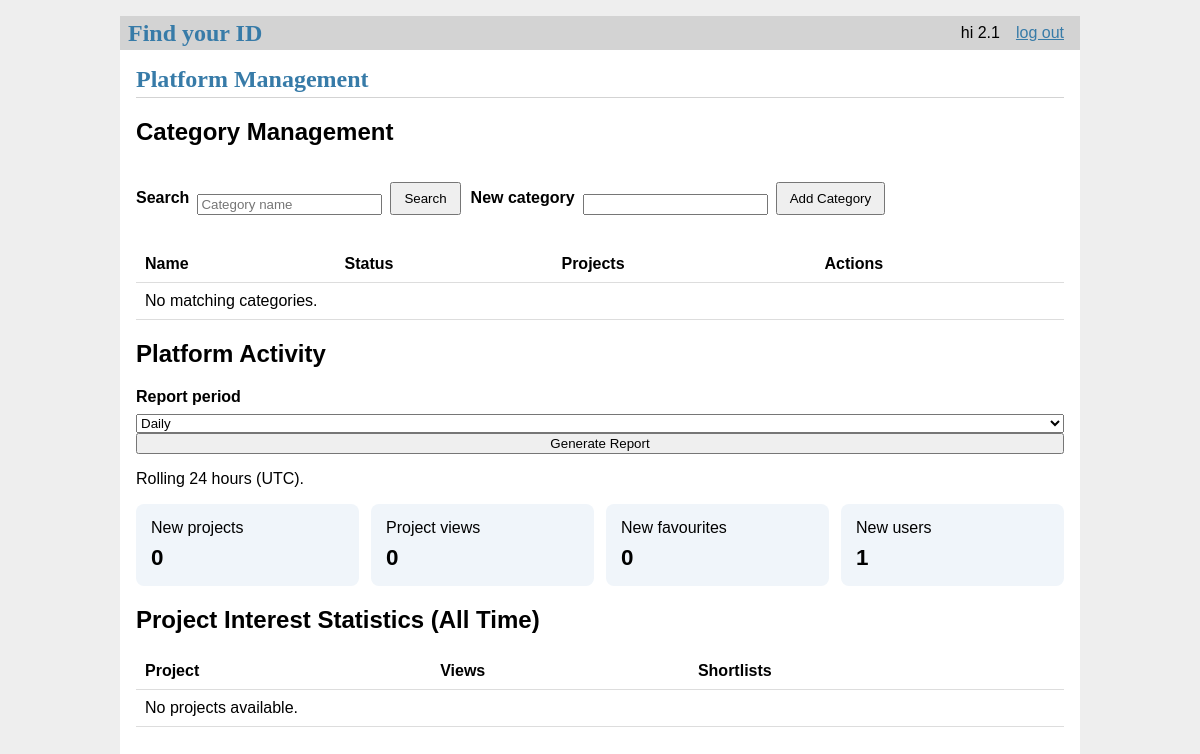
The app's page /platform/ (signed in), older data.
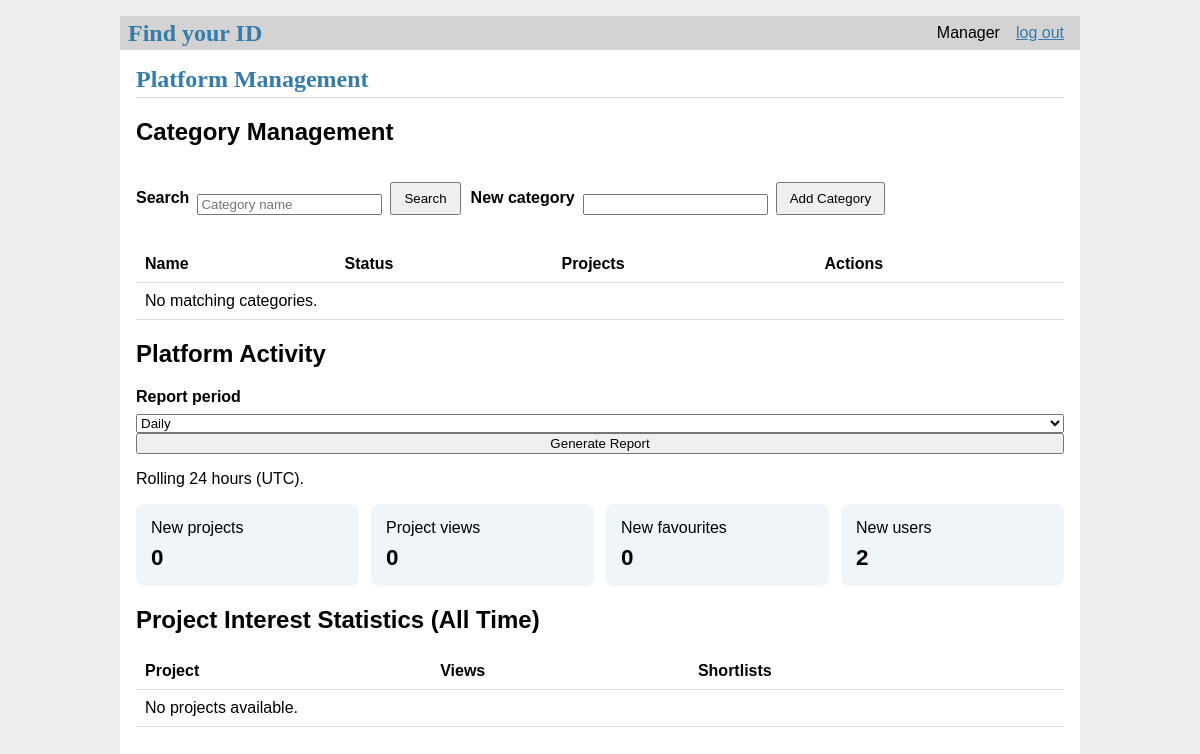
The same page, newer data.
### tables this page shows
CREATE TABLE user(
    id integer primary key autoincrement,
    name text not null,
    password text not null,
    email text unique not null,
    phone text not null,                       -- text keeps leading zeros / +65
    Usertype text not null
        check (Usertype in ('designer', 'customer', 'manager')),
    created timestamp not null default current_timestamp
);

### idfinder/boundaries/platform.py (the view)
    @bp.route('/')
    @login_required
    @platform_required
    def dashboard():
        period = request.args.get('period', 'daily')
        if period not in ('daily', 'weekly', 'monthly'):
            abort(400)
        ctrl = platform_boundary.controller()
        return render_template('platform/dashboard.html', categories=ctrl.categories(request.args.get('q', '')),
                            q=request.args.get('q', ''), period=period,
                            summary=ctrl.report(period), interest=ctrl.interest())

### idfinder/boundaries/auth.py (called while the page is built)
    @bp.before_app_request
    def load_logged_in_user():
        user_id = session.get('user_id')
        if user_id is None:
            g.user = None
        else:
            g.user = auth_control.get_user(user_id)  # g.user lasts for the length of the request

### idfinder/boundaries/platform.py (called while the page is built)
    def login_required(view):
        @functools.wraps(view)
        def wrapped_view(**kwargs):
            if g.user is None:
                return redirect(url_for('auth.login'))
            return view(**kwargs)
        return wrapped_view

    def platform_required(view):
        @functools.wraps(view)
        def wrapper(**kwargs):
            if g.user['Usertype'] != 'manager':
                abort(403)
            return view(**kwargs)
        return wrapper

    def controller():
        return PlatformController()

### idfinder/controller/auth_controller.py (called while the page is built)
    @staticmethod
    def get_user(user_id):
        return Users.get_info(user_id)

### idfinder/controller/platform_controller.py (called while the page is built)
    def categories(self, search=''):
        return Category.find_all((search or '').strip())

    def report(self, period):
        if period not in ('daily', 'weekly', 'monthly'):
            raise ValidationError('Invalid report period.')
        return PlatformReport.overview(period)

### idfinder/templates/platform/dashboard.html
{% extends 'base.html' %}
{% block header %}<h1>{% block title %}Platform Management{% endblock %}</h1>{% endblock %}
{% block content %}
<h2>Category Management</h2>
<div class="manager-tools">
  <form method="get" action="{{ url_for('platform.dashboard') }}">
    <label for="q">Search</label><input id="q" name="q" value="{{ q }}" placeholder="Category name">
    <button type="submit">Search</button>
  </form>
  <form method="post" action="{{ url_for('platform.add_category') }}">
    <label for="category-name">New category</label>
    <input id="category-name" name="name" maxlength="80" required>
    <button type="submit">Add Category</button>
  </form>
</div>
<table class="manager-table">
  <thead><tr><th>Name</th><th>Status</th><th>Projects</th><th>Actions</th></tr></thead>
  <tbody>
  {% for category in categories %}
    <tr><td>
      <form id="edit-{{ category['id'] }}" method="post" action="{{ url_for('platform.edit_category', category_id=category['id']) }}">
        <input aria-label="Category name" name="name" maxlength="80" value="{{ category['name'] }}" required>
      </form>
    </td><td>
      <select aria-label="Category status" name="active" form="edit-{{ category['id'] }}">
        <option value="1" {% if category['active'] %}selected{% endif %}>Active</option>
        <option value="0" {% if not category['active'] %}selected{% endif %}>Inactive</option>
      </select>
    </td><td>{{ category['project_count'] }}</td><td>
      <button type="submit" form="edit-{{ category['id'] }}">Save</button>
      <form method="post" action="{{ url_for('platform.delete_category', category_id=category['id']) }}" onsubmit="return confirm('Delete this category?');">
        <button type="submit">Delete</button>
      </form>
    </td></tr>
  {% else %}<tr><td colspan="4">No matching categories.</td></tr>{% endfor %}
  </tbody>
</table>
<h2>Platform Activity</h2>
<form method="get" action="{{ url_for('platform.dashboard') }}">
  <label for="period">Report period</label>
  <select id="period" name="period">
    {% for option in ('daily', 'weekly', 'monthly') %}
      <option value="{{ option }}" {% if option == period %}selected{% endif %}>{{ option|capitalize }}</option>
    {% endfor %}
  </select>
  <button type="submit">Generate Report</button>
</form>
<p>Rolling {{ {'daily':'24 hours', 'weekly':'7 days', 'monthly':'1 month'}[period] }} (UTC).</p>
<div class="manager-stats">
  <div class="manager-stat">New projects<strong>{{ summary['projects'] }}</strong></div>
  <div class="manager-stat">Project views<strong>{{ summary['views'] }}</strong></div>
  <div class="manager-stat">New favourites<strong>{{ summary['favourites'] }}</strong></div>
  <div class="manager-stat">New users<strong>{{ summary['users'] }}</strong></div>
</div>
<h2>Project Interest Statistics (All Time)</h2>
<table class="manager-table">
  <thead><tr><th>Project</th><th>Views</th><th>Shortlists</th></tr></thead>
  <tbody>{% for project in interest %}
    <tr><td>{{ project['title'] }}</td><td>{{ project['views'] }}</td><td>{{ project['favourites'] }}</td></tr>
  {% else %}<tr><td colspan="3">No projects available.</td></tr>{% endfor %}</tbody>
</table>
{% endblock %}

### idfinder/templates/base.html (shortened to what this page needs)
<!DOCTYPE html>
<link rel="stylesheet" href="{{url_for('static', filename='style.css')}}">
<nav>
    <h1>Find your ID</h1>
    <ul>
        {% if g.user %}
            <li><span>{{g.user['name']}}</span></li>
            <li><a href="{{url_for('auth.log_out_user')}}">log out</a></li>
        {% else %}
            <li><a href="{{url_for('auth.register')}}">register</a></li>
            <li><a href="{{url_for('auth.login')}}">log in</a></li>
        {% endif %}
    </ul>
</nav>
<section class="content">
    <header>
        {% block header %}{% endblock %}
    </header>
    {% block content %}{% endblock %}
</section>

Row changes from the older to the newer data that the page shows:
changed user: user.name "hi 2.1" → "Manager"
Text that changed along with them:
{{ summary['users'] }}: "1" → "2"
